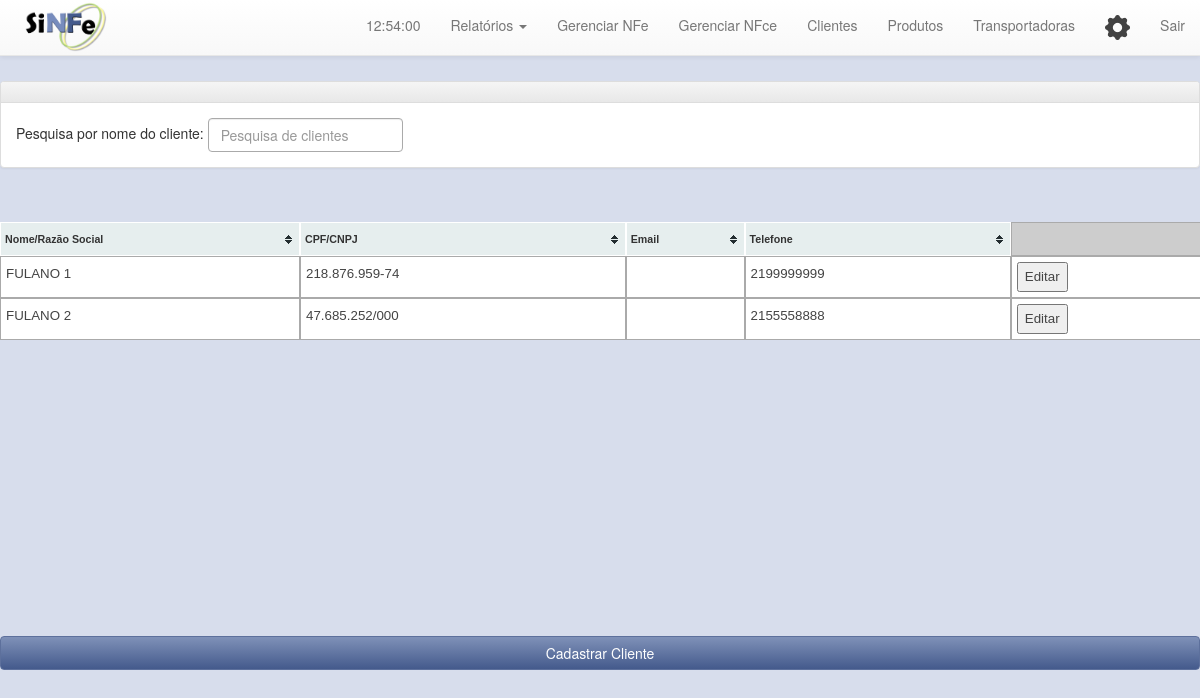
Before: /cliente_lista.php (signed in) with the older database file.
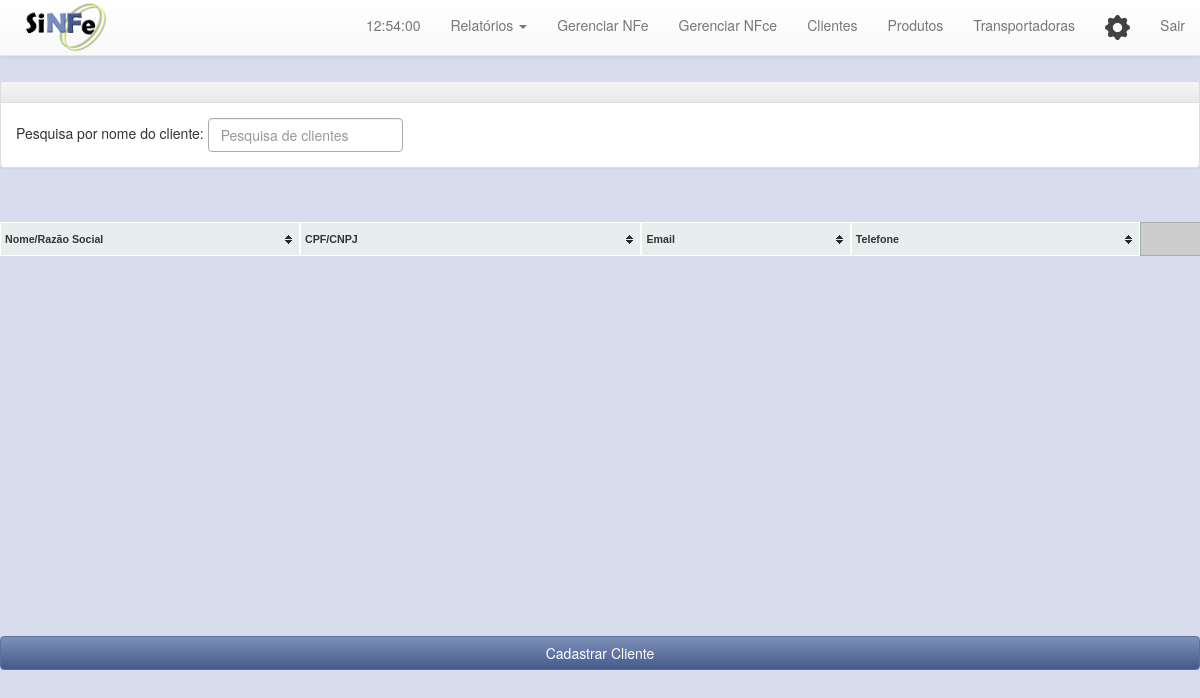
After: the same page with the newer database file.
### tables this page shows
CREATE TABLE `tab_cliente` (
  `id_cliente` int(11) NOT NULL,
  `cpf_cnpj_cliente` varchar(20) DEFAULT NULL,
  `estrangeiro_cliente` varchar(20) NOT NULL,
  `nome_razao_social_cliente` varchar(60) DEFAULT NULL,
  `logradouro_cliente` varchar(60) DEFAULT NULL,
  `numero_cliente` varchar(60) DEFAULT NULL,
  `complemento_cliente` varchar(60) DEFAULT NULL,
  `bairro_cliente` varchar(60) DEFAULT NULL,
  `cod_municipio_cliente` varchar(7) DEFAULT NULL,
  `municipio_cliente` varchar(60) DEFAULT NULL,
  `uf_cliente` varchar(2) DEFAULT NULL,
  `cep_cliente` varchar(100) DEFAULT NULL,
  `cod_pais_cliente` varchar(4) NOT NULL,
  `pais_cliente` varchar(6) DEFAULT NULL,
  `telefone_cliente` varchar(20) DEFAULT NULL,
  `inscricao_estadual_cliente` varchar(14) DEFAULT NULL,
  `inscricao_suframa_cliente` varchar(9) DEFAULT NULL,
  `email_cliente` varchar(60) DEFAULT NULL,
  `status_cliente` varchar(50) NOT NULL,
  `data_cadastro_cliente` datetime NOT NULL,
  `isento_icms_cliente` varchar(10) DEFAULT NULL,
  `banco_cliente` varchar(100) NOT NULL,
  `agencia_cliente` varchar(100) NOT NULL,
  `conta_cliente` varchar(100) NOT NULL,
  `nome_contato_cliente` varchar(200) NOT NULL,
  `telefone_contato_cliente` varchar(20) NOT NULL,
  `email_contato_cliente` varchar(200) NOT NULL,
  `celular_cliente` varchar(20) NOT NULL
);

### php/querys.php (called while the page is built, shortened)
<?php
	function cliente($pdo){
		$select = $pdo->query("SELECT * FROM tab_cliente");
		return $select->fetchAll();
	}

### cliente_lista.php (the view, shortened to what this page needs)
<?php
	include "_app/Config.inc.php";
	if(isset($_POST['nome']) && $_POST['nome'] != NULL){
		$cliente = cliente_nome($pdo,$_POST['nome']);
	}else {
		$cliente = cliente($pdo);
	}
?>
<!DOCTYPE html>
<html moznomarginboxes mozdisallowselectionprint>
  <head>
    <link rel="stylesheet" type="text/css" href="css/ativos.css" />
  </head>
  <?php include "menu_links.php";?>
    <link rel="stylesheet" type="text/css" href="js/tema/style.css" />
    <section id="cadastro">
    	<center>
			<div class="panel panel-default corpo">
				<div style="font-size: 14pt" class="panel-heading">
				</div>
				<div class="panel-body">
			    	<form action="cliente_lista.php" method="post" class="form form-inline" style="display: inline-block">
			       	<div id="search">
			       		<span>
			       			Pesquisa por nome do cliente:
			       		</span>
			       		<input class="form-control" type="text" name="nome" id="pesquisa_2" placeholder="Pesquisa de clientes" autofocus />
			       	</div>
			        </form>
				</div>
			</div>
    	</center>
    	<br />
    	<div id="corpo_cliente" style="height: 400px; width: 1205px; overflow: auto;">
    		<table id="lista" class="tablesorter">
    			<thead>
	    			<tr id="lista_titulo" style="text-align: center">
	    				<th style="width: 300px">
	    					Nome/Razão Social
	    				</th>
	    				<th>
	    					CPF/CNPJ
	    				</th>
	    				<th>
	    					Email
	    				</th>
	    				<th>
	    					Telefone
	    				</th>
	    				<td>
	    				</td>
	    			</tr>
    			</thead>
	    		<?php foreach($cliente as $key) { ?>
	    			<tr id="lista_content">
	    				<td>
	    					<?php echo $key['nome_razao_social_cliente'] ?>
	    				</td>
	    				<td>
	    					<?php echo $key['cpf_cnpj_cliente'] ?>
	    				</td>
	    				<td>
	    				</td>
	    				<td>
	    					<?php echo $key['telefone_cliente'] ?>
	    				</td>
	    				<td>
	    					<form action="edita_cliente.php" method="post">
	    						<button type="submit">Editar</button>
	    					</form>
	    				</td>
	    			</tr>
	    		<?php } ?>
    		</table>
    	</div>
    	<br />
        <center>
            <span>
                <a class="btn btn-sinfe-1 btn-block" href="cadastra_cliente_form.php" style="width: 1200px">Cadastrar Cliente</a>
            </span>
        </center>
    </section>
  </body>
</html>

### menu_links.php (shortened to what this page needs)
<link rel="stylesheet" href="bootstrap/bootstrap.min.css">
<link rel="stylesheet" href="bootstrap/bootstrap-theme.min.css">
<body style="background: #D7DDEC" onLoad="initTimer();">
<nav class="navbar navbar-default navbar-fixed-top">
<div class="container-fluid">
	<div class="navbar-header">
		<ul class="nav navbar-nav" id="logo_menu">
			<li>
                <a href="index_index.php" class="pull-left navbar-brand">&nbsp;<img class="nav_logo" src="imgs/logosinfe.png" /></a>
			</li>
		</ul>
	</div>
	<div class="collapse navbar-collapse">
		<ul class="nav navbar-nav navbar-right" id="bs-example-navbar-collapse-1">
			<li>
			<a><span id="timer"><?php echo date("H:i:s", time()-(3600*5)); ?></span></a>
            </li>
            <li class="dropdown">
                <a class="dropdown-toggle" data-toggle="dropdown" href="#">
                    Relatórios
                    <span class="caret"></span>
                </a>
           </li>
            <li>
                <a href="venda_lista_nfe.php">Gerenciar NFe</a>
            </li>
            <li>
                <a href="venda_lista_nfce.php">Gerenciar NFce</a>
            </li>
            <li>
                <a href="cliente_lista.php">Clientes</a>
            </li>
            <li>
                <a href="produto_lista.php">Produtos</a>
            </li>
            <li>
                <a href="transp_lista.php">Transportadoras</a>
            </li>
            <li>
                <a href="config.php">
                    <img src="assets/images/config_2.png" style="width: 25px; height: 25px; "/>
                </a>
            </li>
            <li>
                <a href="php/logout.php">Sair</a>
            </li>
		</ul>
	</div>
</div>
</nav>

### css/ativos.css (style rules this page uses)
* { text-shadow: none !important; }
#cadastro { padding: 80px 00px 50px; border-top: 1px solid #ccc; line-height: 24px; text-align: center; }
#cadastro form input { border: 1px solid #aaa; }
.corpo { width: 1200px; min-width: 600px; text-align: left; }
#corpo_cliente { width: 600px; max-width: 1600px; margin: 0 auto; text-align: left; }
td, th { border: 1px solid #aaa; }
#lista { border-spacing: 0; border-collapse: separate; font-size: 10pt; }
#lista #lista_titulo td { padding: 5px; }
#search { margin-right: 10px; }
.nav>li>a>.nav_logo { max-width: 100px; margin-top: -40px; }
#lista #lista_content td { background: #fff; color: #444; }
#lista #lista_content td { padding: 5px; }

### js/tema/style.css (style rules this page uses)
table.tablesorter { font-family:arial; background-color: #CDCDCD; margin:10px 0pt 15px; font-size: 8pt; width: 100%; text-align: left; }
table.tablesorter thead tr th, table.tablesorter tfoot tr th { background-color: #e6EEEE; border: 1px solid #FFF; font-size: 8pt; padding: 4px; }
table.tablesorter thead tr .header { background-image: url(bg.gif); background-repeat: no-repeat; background-position: center right; cursor: pointer; }
table.tablesorter tbody td { color: #3D3D3D; padding: 4px; background-color: #FFF; vertical-align: top; }

Changed rows visible on the page:
removed tab_cliente: nome_razao_social_cliente "FULANO 1", cpf_cnpj_cliente "218.876.959-74", telefone_cliente "2199999999"
removed tab_cliente: nome_razao_social_cliente "FULANO 2", cpf_cnpj_cliente "47.685.252/000", telefone_cliente "2155558888"
